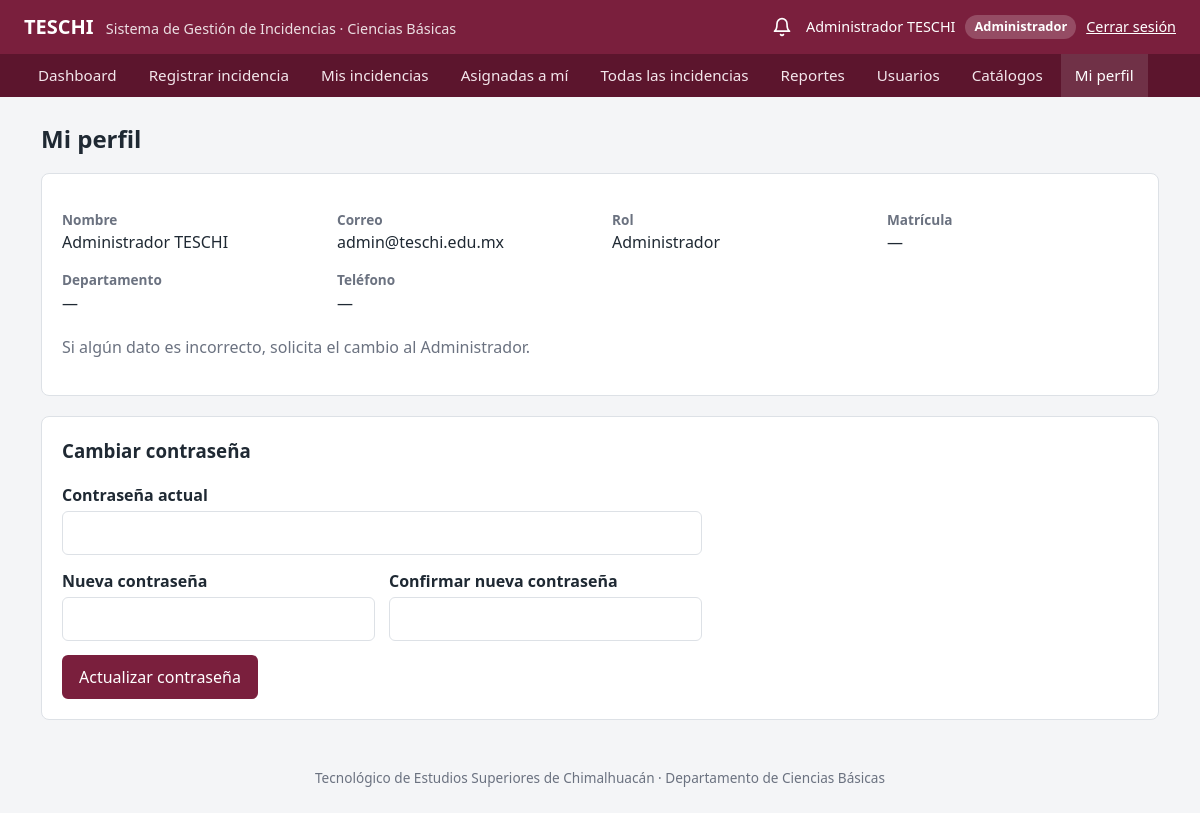
The app's page /perfil.php (signed in) with its own data.
### tables this page shows
CREATE TABLE `usuarios` (
  `id` int(11) NOT NULL,
  `matricula` varchar(30) DEFAULT NULL,
  `nombre` varchar(100) NOT NULL,
  `apellido_paterno` varchar(100) DEFAULT NULL,
  `apellido_materno` varchar(100) DEFAULT NULL,
  `correo` varchar(150) NOT NULL,
  `password` varchar(255) NOT NULL,
  `rol_id` int(11) NOT NULL,
  `departamento` varchar(150) DEFAULT NULL,
  `telefono` varchar(20) DEFAULT NULL,
  `activo` tinyint(1) DEFAULT 1,
  `fecha_registro` timestamp NOT NULL DEFAULT current_timestamp()
);

CREATE TABLE `roles` (
  `id` int(11) NOT NULL,
  `nombre` varchar(50) NOT NULL,
  `descripcion` varchar(255) DEFAULT NULL,
  `activo` tinyint(1) DEFAULT 1
);

### app/models/Usuario.php (called while the page is built, shortened)
<?php
class Usuario
{
    private $conn;
    public function __construct($db)
    {
        $this->conn = $db;
    }
    public function buscarPorId($id)
    {
        $sql = "
            SELECT
                u.*,
                r.nombre AS rol
            FROM usuarios u
            INNER JOIN roles r
                ON u.rol_id = r.id
            WHERE u.id = ?
            LIMIT 1
        ";
        $stmt = $this->conn->prepare($sql);
        $stmt->execute([$id]);
        return $stmt->fetch(PDO::FETCH_ASSOC);
    }
}

### app/helpers/auth.php (called while the page is built, shortened)
<?php
function e($valor)
{
    return htmlspecialchars((string) ($valor ?? ""), ENT_QUOTES, "UTF-8");
}

### public/perfil.php (the view, shortened to what this page needs)
<?php
require_once "../app/helpers/auth.php";
require_once "../app/models/Usuario.php";
$database = new Database();
$conn = $database->conectar();
$usuarioModel = new Usuario($conn);
$usuario = $usuarioModel->buscarPorId($_SESSION["usuario_id"]);
require_once "../app/views/layouts/header.php";
?>
<div class="encabezado-pagina">
    <h1>Mi perfil</h1>
</div>
<section class="tarjeta">
    <dl class="detalle-grid">
        <div>
            <dt>Nombre</dt>
            <dd>
                <?= e(trim(
                    $usuario["nombre"] . " " .
                    $usuario["apellido_paterno"] . " " .
                    $usuario["apellido_materno"]
                )) ?>
            </dd>
        </div>
        <div>
            <dt>Correo</dt>
            <dd><?= e($usuario["correo"]) ?></dd>
        </div>
        <div>
            <dt>Rol</dt>
            <dd><?= e($usuario["rol"]) ?></dd>
        </div>
        <div>
            <dt>Matrícula</dt>
            <dd><?= e($usuario["matricula"] ?: "—") ?></dd>
        </div>
        <div>
            <dt>Departamento</dt>
            <dd><?= e($usuario["departamento"] ?: "—") ?></dd>
        </div>
        <div>
            <dt>Teléfono</dt>
            <dd><?= e($usuario["telefono"] ?: "—") ?></dd>
        </div>
    </dl>
    <p class="texto-suave">Si algún dato es incorrecto, solicita el cambio al Administrador.</p>
</section>
<section class="tarjeta">
    <h3>Cambiar contraseña</h3>
    <form method="POST" class="formulario">
        <div>
            <label for="password_actual">Contraseña actual</label>
            <input type="password" id="password_actual" name="password_actual" autocomplete="current-password" required>
        </div>
        <div class="formulario-2col">
            <div>
                <label for="password_nueva">Nueva contraseña</label>
                <input type="password" id="password_nueva" name="password_nueva" minlength="8" autocomplete="new-password" required>
            </div>
            <div>
                <label for="password_confirmar">Confirmar nueva contraseña</label>
                <input type="password" id="password_confirmar" name="password_confirmar" minlength="8" autocomplete="new-password" required>
            </div>
        </div>
        <div class="acciones">
            <button type="submit" class="btn btn-primary">Actualizar contraseña</button>
        </div>
    </form>
</section>
<?php require_once "../app/views/layouts/footer.php"; ?>

### public/css/style.css (style rules this page uses)
:root { --color-primario: #7a1f3d; --color-primario-oscuro: #5c152d; --color-fondo: #f4f5f7; --color-tarjeta: #ffffff; --color-texto: #1f2933; --color-suave: #6b7280; --color-borde: #dde1e6; --color-exito: #1e7b4d; --color-error: #b42318; --radio: 8px; }
* { box-sizing: border-box; }
body { margin: 0; font-family: "Segoe UI", Roboto, Arial, sans-serif; background: var(--color-fondo); color: var(--color-texto); line-height: 1.5; }
.tarjeta { background: var(--color-tarjeta); border: 1px solid var(--color-borde); border-radius: var(--radio); padding: 20px; margin-bottom: 20px; }
.tarjeta h2, .tarjeta h3 { margin-top: 0; }
.encabezado-pagina { display: flex; flex-wrap: wrap; justify-content: space-between; align-items: center; gap: 12px; margin-bottom: 16px; }
.encabezado-pagina h1 { margin: 0; font-size: 1.5rem; }
.texto-suave { color: var(--color-suave); }
.detalle-grid { display: grid; grid-template-columns: repeat(auto-fit, minmax(220px, 1fr)); gap: 12px 24px; }
.detalle-grid dt { font-weight: 600; color: var(--color-suave); font-size: 0.85rem; }
.detalle-grid dd { margin: 0 0 4px; }
.formulario { display: grid; gap: 14px; max-width: 640px; }
.formulario-2col { display: grid; grid-template-columns: repeat(auto-fit, minmax(240px, 1fr)); gap: 14px; }
label { display: block; font-weight: 600; margin-bottom: 4px; }
input[type="text"], input[type="email"], input[type="password"], input[type="tel"], input[type="search"], input[type="date"], input[type="number"], select, textarea { width: 100%; padding: 9px 11px; border: 1px solid var(--color-borde); border-radius: 6px; font: inherit; background: #fff; }
.btn { display: inline-block; padding: 9px 16px; border: 1px solid transparent; border-radius: 6px; font: inherit; cursor: pointer; text-decoration: none; text-align: center; }
.btn-primary { background: var(--color-primario); color: #fff; }
.acciones { display: flex; flex-wrap: wrap; gap: 8px; }

### records on screen
usuarios: nombre+apellido_paterno+apellido_materno "Administrador TESCHI", correo "admin@teschi.edu.mx", rol.nombre "Administrador", matricula "—", departamento "—", telefono "—"

### other values on screen
$_SESSION["nombre"] . " " . ($_SESSION["apellido_paterno"] ?? "") "Administrador TESCHI"
$_SESSION["rol"] "Administrador"
$texto "Dashboard"
$texto "Registrar incidencia"
$texto "Mis incidencias"
$texto "Asignadas a mí"
$texto "Todas las incidencias"
$texto "Reportes"
$texto "Usuarios"
$texto "Catálogos"
$texto "Mi perfil"
